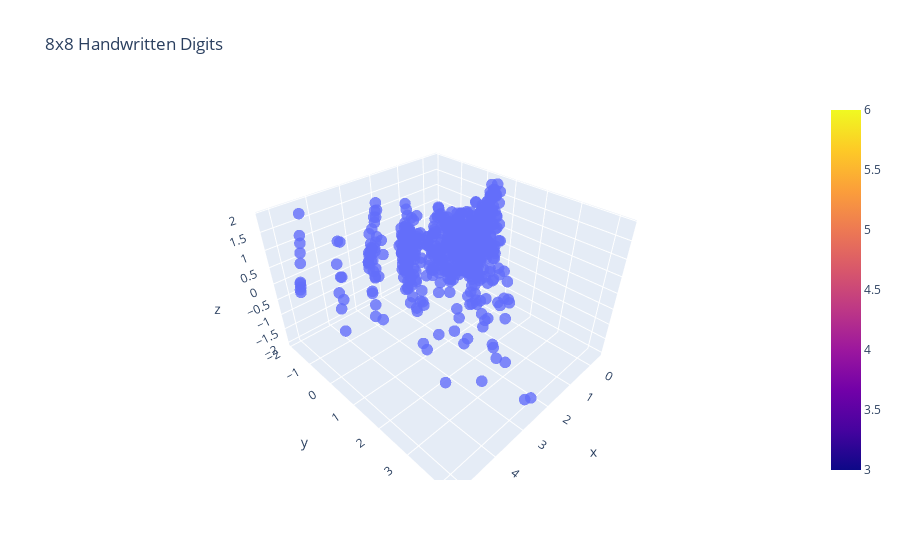

The code cell stored with this chart in its notebook:
### Code cell
fig = go.Figure(data=[go.Scatter3d(x=proj_PCA_D3[0], y=proj_PCA_D3[1], z=proj_PCA_D3[2],
                mode='markers', marker=dict(size=4, opacity=0.8, showscale=True) )])
fig.update_layout(title="8x8 Handwritten Digits", xaxis_title="q_1", yaxis_title="q_2", yaxis = dict(scaleanchor = "x",scaleratio = 1) )
fig.show()

### Figure 1 — Plotly figure (JSON) as saved in the notebook; plotly's stock layout.template omitted (floating-point values rounded to 4 significant figures; data arrays with more than 128 entries replaced by an {"elided": "..."} marker saying what was removed)
{"data": [{"marker": {"opacity": 0.8, "showscale": true, "size": 4}, "mode": "markers", "type": "scatter3d", "x": {"elided": "747 float values"}, "y": {"elided": "747 float values"}, "z": {"elided": "747 float values"}}], "layout": {"title": {"text": "8x8 Handwritten Digits"}, "xaxis": {"title": {"text": "q_1"}}, "yaxis": {"scaleanchor": "x", "scaleratio": 1, "title": {"text": "q_2"}}}}
